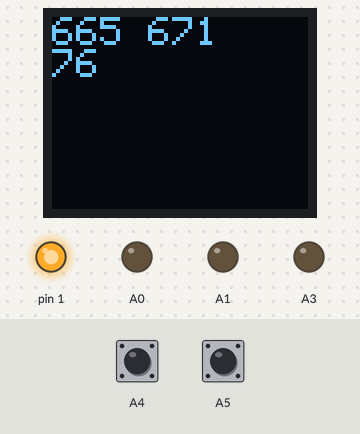
A sketch run on a simulated Arduino Uno, built with avr-gcc and run on an emulated ATmega328P. On the bench: 64×48 one-colour display, output pins drawn as LEDs (lit = HIGH). The test bench sets the inputs (shaded band); at power-on: A4 HIGH, A5 HIGH. Pins used as bus, display or sensor lines are not drawn.

Above: at 1.2 s.
1.3 s: A4 pulled LOW for 0.15 s
At 1.7 s:
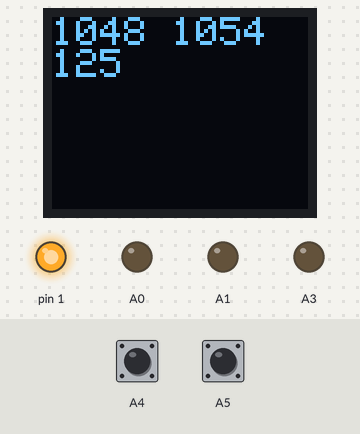
2.0 s: A5 pulled LOW for 0.15 s
At 2.31 s:
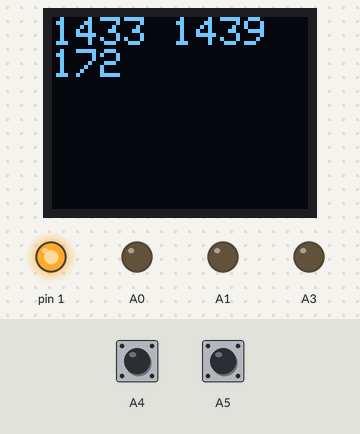
2.7 s: A4 pulled LOW for 1 s
At 2.92 s:
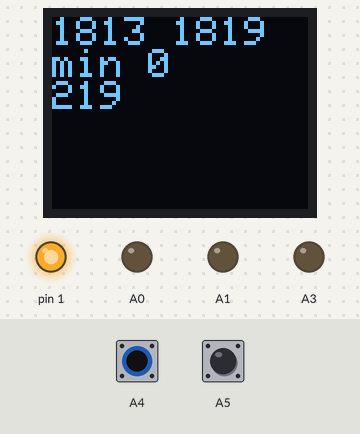
4.3 s: A5 pulled LOW for 1 s
At 4.46 s:
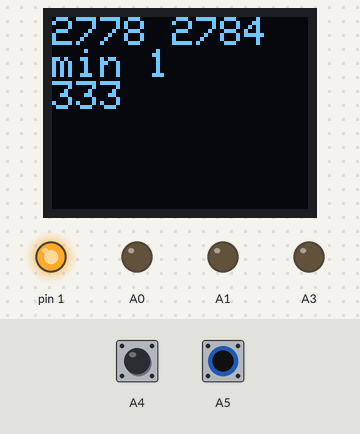
5.9 s: A4 driven LOW and A5 driven LOW
At 6.31 s:
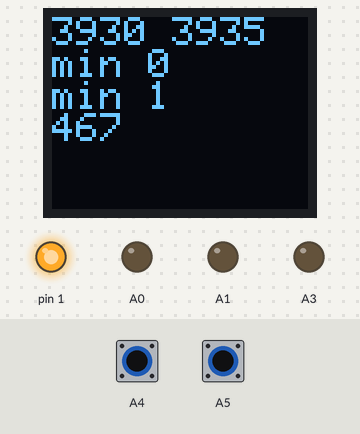
8.9 s: A4 driven HIGH
At 30.99 s:
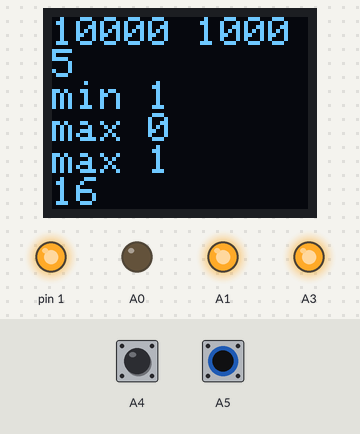
Timing chart, 0 to 32.5 s (numbered marks = the images above; inputs shaded):
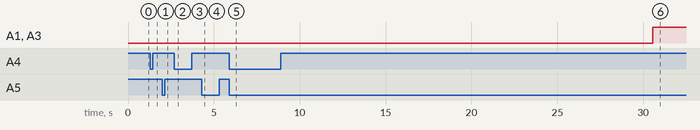

Measured:
- after the input at 8.9 s, A1, A3: LOW → HIGH after 21.7 s instead of 22.9 s

The sketch:

Dual_Timer1_Motor_Test.ino
```cpp
#include "MicroView.h"

#define ENABLE_STEPPER_INTERRUPT_0()  TIMSK1|=(1<<OCIE1A)      //16 bit double comparison Normal counter mode
#define DISABLE_STEPPER_INTERRUPT_0() TIMSK1&=~(1<<OCIE1A)
#define ENABLE_STEPPER_INTERRUPT_1() TIMSK1|=(1<<OCIE1B)
#define DISABLE_STEPPER_INTERRUPT_1() TIMSK1&=~(1<<OCIE1B)

volatile int Pos[] = {100,100};
volatile bool minLimit[] = {false, false};
volatile bool maxLimit[] = {false, false};
int axisForward[] = {1,1};
const int maxStep = 10000;
const int loopcount = 2000;

ISR(TIMER1_COMPA_vect) {
    minLimit[0] = (!(PINC & (1<<PC4))); //Read limit 0 PIN state.
    if (Pos[0] == maxStep) {
        maxLimit[0] = true;
    }
    if (minLimit[0] && (axisForward[0]<1)) { //check vs. direction
        DISABLE_STEPPER_INTERRUPT_0();
    }
    else if (maxLimit[0]) {
        DISABLE_STEPPER_INTERRUPT_0();
    }
    else {  //if OK, flip step bit - use direct write to PORTx for step bit */
        PORTD |= (1<<PD1);          //Set step bit
        Pos[0] += axisForward[0];   //Add step to direction
        OCR1A += 100;
        PORTD |= (1<<PD1);         //Unset step bit *** Lack of wait on pulse may cause bad signalling. Investgate PWM modes.
    }
}

ISR(TIMER1_COMPB_vect) {
    minLimit[1] = (!(PINC & (1<<PC5))); //Read limit 1 PIN state.
    if (Pos[1] == maxStep) {
        maxLimit[1] = true;
    }
    if (minLimit[1] && (axisForward[1]<1)) { //check vs. direction
        DISABLE_STEPPER_INTERRUPT_1();
    }
    else if (maxLimit[0]) {
        DISABLE_STEPPER_INTERRUPT_1();
    }
    else {  //if OK, flip step bit - use direct write to PORTx for step bit*/
        PORTC |= (1<<PC2);          //Set step bit
        Pos[1] += axisForward[1];   //Add step to direction
        OCR1B += 100;
        PORTC &= ~(1<<PC2);         //Unset step bit
    }
}


void setup() {
  // put your setup code here, to run once:
  cli();
  pinMode(A0, OUTPUT);
    pinMode(A1, OUTPUT);
    pinMode(A2, OUTPUT);
    pinMode(A3, OUTPUT);
    pinMode(1,OUTPUT);
    pinMode(A4, INPUT);
    pinMode(A5, INPUT);
    digitalWrite(A4, HIGH);
    digitalWrite(A5, HIGH);

  TCCR1A = 0;         //Zero out Timer 1 registers - leave in normal mode and implement volatile counter array
  TCCR1B = 0;
  TCCR1B |= (1<<CS12);
  TCNT1 = 0;
  OCR1A = 1000;      //Set initial pulse rate value
  OCR1B = 500;
  TIMSK1 = 0;         //Clear Timer1 ISR mask

  uView.begin();
  uView.clear(PAGE);
  sei();
  ENABLE_STEPPER_INTERRUPT_0();
  ENABLE_STEPPER_INTERRUPT_1();
  digitalWrite(A2, LOW);
  digitalWrite(A2, LOW);
}

void loop() {
  static int counter = 0;

  // put your main code here, to run repeatedly:
  sei();
  uView.setCursor(0,0);
  uView.print(Pos[0]);
  uView.print(" ");
  uView.println(Pos[1]);
  if (minLimit[0]) {
    uView.println ("min 0");
    if (axisForward[0]==1) {
      ENABLE_STEPPER_INTERRUPT_0();
    }
  }
  if (minLimit[1]) {
    uView.println ("min 1");
    if (axisForward[1]==1) {
      ENABLE_STEPPER_INTERRUPT_1();
    }
  }
  if (maxLimit[0]) {
    uView.println ("max 0");
  }
  if (maxLimit[1]) {
    uView.println ("max 1");
  }
  uView.print(counter);
  uView.display();
  uView.clear(PAGE);
  counter++;
  if (counter == loopcount) {
    PORTC ^= ((1<<PC1)|(1<<PC3)); //Fast flip direction bits
    axisForward[0] = -1*axisForward[0];
    axisForward[1] = -1*axisForward[1];
    counter = 0;
  }
}
```
